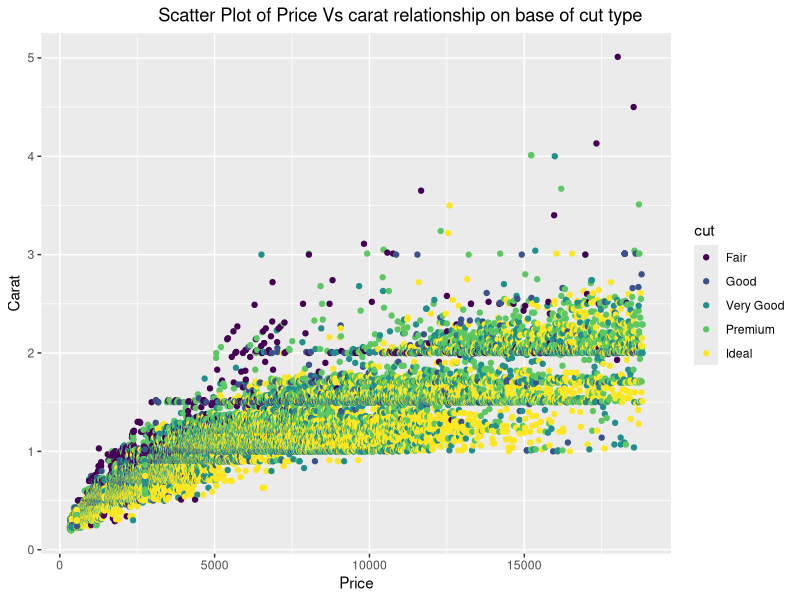

Recreate this plot in R.
library(ggplot2)
ggplot(diamonds, aes(x=diamonds$price ,y=diamonds$carat, color=cut)) + geom_point() + ggtitle("Scatter Plot of Price Vs carat relationship on base of cut type") + xlab("Price") + ylab("Carat") + theme(plot.title = element_text(hjust = 0.8))
